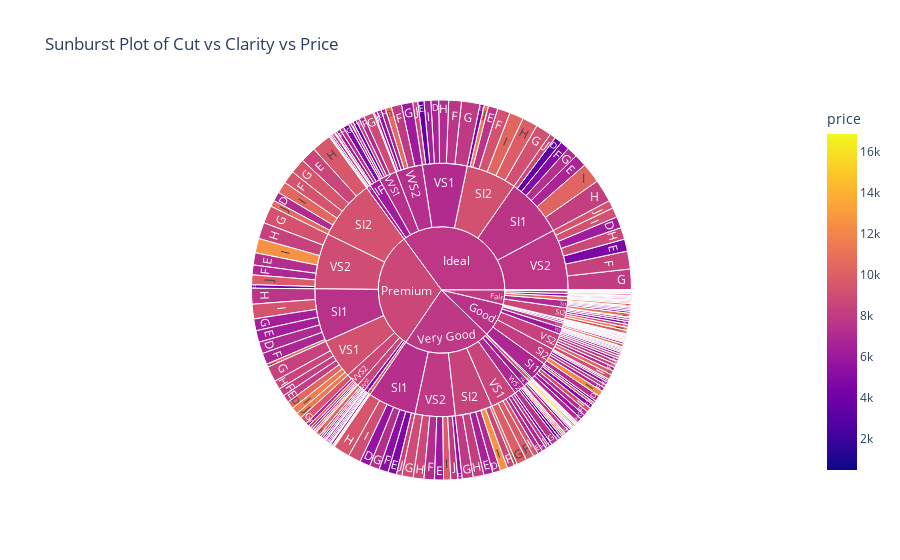

Notebook code for this chart:
### Code cell
#sunburst plot

fig=px.sunburst(df, path=['cut',
                          'clarity',
                          'color'
                          ], 
                values='price',
                title='Sunburst Plot of Cut vs Clarity vs Price',
                color='price',
                # color_continuous_scale='Viridis',

                )
fig.show()

### Figure 1 — Plotly figure (JSON) as saved in the notebook; plotly's stock layout.template omitted (floating-point values rounded to 4 significant figures; data arrays with more than 128 entries replaced by an {"elided": "..."} marker saying what was removed)
{"data": [{"branchvalues": "total", "customdata": {"elided": "292x1 float values"}, "domain": {"x": [0, 1], "y": [0, 1]}, "hovertemplate": "labels=%{label}<br>price_sum=%{value}<br>parent=%{parent}<br>id=%{id}<br>price=%{color}<extra></extra>", "ids": {"elided": "292 str values"}, "labels": {"elided": "292 str values"}, "marker": {"coloraxis": "coloraxis", "colors": {"elided": "292 float values"}}, "name": "", "parents": {"elided": "292 str values"}, "type": "sunburst", "values": {"elided": "292 int values"}}], "layout": {"coloraxis": {"colorbar": {"title": {"text": "price"}}, "colorscale": [[0, "#0d0887"], [0.1111, "#46039f"], [0.2222, "#7201a8"], [0.3333, "#9c179e"], [0.4444, "#bd3786"], [0.5556, "#d8576b"], [0.6667, "#ed7953"], [0.7778, "#fb9f3a"], [0.8889, "#fdca26"], [1, "#f0f921"]]}, "legend": {"tracegroupgap": 0}, "title": {"text": "Sunburst Plot of Cut vs Clarity vs Price"}}}
